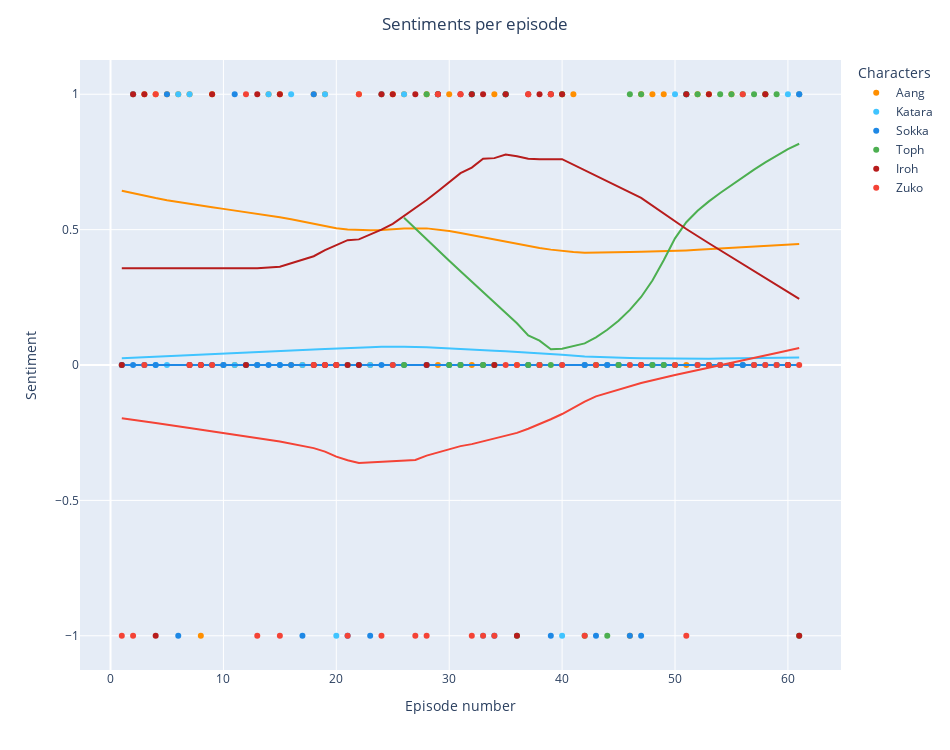

Write notebook code for a chart like this one.
### Code cell
# Plot sentiment per episode, per character.
legend_colors = ['#FF8F00', '#40C4FF', '#1E88E5', '#4CAF50', '#B71C1C', '#F44336']
                 
sentiment_fig = px.scatter(atla_sentiment_df_spacy_tokenizer_long, x = 'episode_num', y = 'sentiment',
                           color = 'character',
                           color_discrete_sequence = legend_colors,
                           hover_data = ['episode_name'],
                           trendline = 'lowess',
                           width = 950, height = 750)

# Customize titles.
sentiment_fig.update_layout(title = {'text': "Sentiments per episode",
                                     'x': 0.5,
                                     'xanchor': 'center'},
                            xaxis_title = "Episode number",
                            yaxis_title = "Sentiment",
                            legend_title = "Characters")

# Correct position of x points.
for scatter, trendline in zip(sentiment_fig.data[::2], sentiment_fig.data[1::2]):
    trendline['x'] = scatter['x'][np.logical_not(np.isnan(scatter['y']))]
    
sentiment_fig.show()

### Figure 1 — Plotly figure (JSON) as saved in the notebook; plotly's stock layout.template omitted (floating-point values rounded to 4 significant figures)
{"data": [{"customdata": [["The Boy in the Iceberg"], ["The Avatar Returns"], ["The Southern Air Temple"], ["The Warriors of Kyoshi"], ["The King of Omashu"], ["Imprisoned"], ["Winter Solstice, Part 1"], ["Winter Solstice, Part 2"], ["The Waterbending Scroll"], ["Jet (episode)"], ["The Great Divide"], ["The Storm"], ["The Blue Spirit"], ["The Fortuneteller"], ["Bato of the Water Tribe"], ["The Deserter"], ["The Northern Air Temple"], ["The Waterbending Master"], ["The Siege of the North, Part 1"], ["The Siege of the North, Part 2"], ["The Avatar State"], ["The Cave of Two Lovers"], ["Return to Omashu"], ["The Swamp"], ["Avatar Day"], ["The Blind Bandit"], ["Zuko Alone"], ["The Chase"], ["Bitter Work"], ["The Library"], ["The Desert"], ["The Serpent's Pass"], ["The Drill"], ["City of Walls and Secrets"], ["The Tales of Ba Sing Se"], ["Appa's Lost Days"], ["Lake Laogai (episode)"], ["The Earth King"], ["The Guru"], ["The Crossroads of Destiny"], ["Escape from the Spirit World"], ["The Awakening"], ["The Headband"], ["The Painted Lady"], ["Sokka's Master"], ["The Beach"], ["The Avatar and the Fire Lord"], ["The Runaway"], ["The Puppetmaster"], ["Nightmares and Daydreams"], ["The Day of Black Sun, Part 1"], ["The Day of Black Sun, Part 2"], ["The Western Air Temple"], ["The Firebending Masters"], ["The Boiling Rock, Part 1"], ["The Boiling Rock, Part 2"], ["The Southern Raiders"], ["The Ember Island Players"], ["Sozin's Comet, Part 1"], ["Sozin's Comet, Part 2"], ["Sozin's Comet, Part 3"]], "hovertemplate": "character=Aang<br>episode_num=%{x}<br>sentiment=%{y}<br>episode_name=%{customdata[0]}<extra></extra>", "legendgroup": "Aang", "marker": {"color": "#FF8F00", "symbol": "circle"}, "mode": "markers", "name": "Aang", "orientation": "v", "showlegend": true, "type": "scatter", "x": [1, 2, 3, 4, 5, 6, 7, 8, 9, 10, 11, 12, 13, 14, 15, 16, 17, 18, 19, 20, 21, 22, 23, 24, 25, 26, 27, 28, 29, 30, 31, 32, 33, 34, 35, 36, 37, 38, 39, 40, 41, 42, 43, 44, 45, 46, 47, 48, 49, 50, 51, 52, 53, 54, 55, 56, 57, 58, 59, 60, 61], "xaxis": "x", "y": [0, 1, 1, 1, 1, 1, 1, -1, 1, 0, 0, 0, 0, 1, 1, 0, 0, 1, 1, 0, 0, 1, 0, 1, 1, 1, null, 1, 0, 1, 0, 0, 0, 1, 1, 0, 0, 0, 1, 1, 1, 0, 0, 0, 0, -1, 1, 1, 1, 0, 0, 1, 1, 0, 1, 0, 0, 1, 0, 0, 1], "yaxis": "y"}, {"hovertemplate": "<b>LOWESS trendline</b><br><br>character=Aang<br>episode_num=%{x}<br>sentiment=%{y} <b>(trend)</b><extra></extra>", "legendgroup": "Aang", "marker": {"color": "#FF8F00", "symbol": "circle"}, "mode": "lines", "name": "Aang", "showlegend": false, "type": "scatter", "x": [1, 2, 3, 4, 5, 6, 7, 8, 9, 10, 11, 12, 13, 14, 15, 16, 17, 18, 19, 20, 21, 22, 23, 24, 25, 26, 28, 29, 30, 31, 32, 33, 34, 35, 36, 37, 38, 39, 40, 41, 42, 43, 44, 45, 46, 47, 48, 49, 50, 51, 52, 53, 54, 55, 56, 57, 58, 59, 60, 61], "xaxis": "x", "y": [0.6432, 0.6339, 0.625, 0.6166, 0.6088, 0.6016, 0.5948, 0.5885, 0.5825, 0.5766, 0.5708, 0.5649, 0.5588, 0.5523, 0.5455, 0.5382, 0.5302, 0.5216, 0.5127, 0.505, 0.5003, 0.4975, 0.4973, 0.499, 0.5019, 0.5046, 0.5046, 0.5008, 0.4947, 0.4874, 0.4794, 0.4709, 0.4624, 0.4541, 0.446, 0.4387, 0.4321, 0.4261, 0.421, 0.417, 0.4144, 0.4158, 0.4164, 0.4169, 0.4174, 0.418, 0.4189, 0.4201, 0.4216, 0.4233, 0.4253, 0.4274, 0.4297, 0.4321, 0.4346, 0.4371, 0.4396, 0.4422, 0.4446, 0.4471], "yaxis": "y"}, {"customdata": [["The Boy in the Iceberg"], ["The Avatar Returns"], ["The Southern Air Temple"], ["The Warriors of Kyoshi"], ["The King of Omashu"], ["Imprisoned"], ["Winter Solstice, Part 1"], ["Winter Solstice, Part 2"], ["The Waterbending Scroll"], ["Jet (episode)"], ["The Great Divide"], ["The Storm"], ["The Blue Spirit"], ["The Fortuneteller"], ["Bato of the Water Tribe"], ["The Deserter"], ["The Northern Air Temple"], ["The Waterbending Master"], ["The Siege of the North, Part 1"], ["The Siege of the North, Part 2"], ["The Avatar State"], ["The Cave of Two Lovers"], ["Return to Omashu"], ["The Swamp"], ["Avatar Day"], ["The Blind Bandit"], ["Zuko Alone"], ["The Chase"], ["Bitter Work"], ["The Library"], ["The Desert"], ["The Serpent's Pass"], ["The Drill"], ["City of Walls and Secrets"], ["The Tales of Ba Sing Se"], ["Appa's Lost Days"], ["Lake Laogai (episode)"], ["The Earth King"], ["The Guru"], ["The Crossroads of Destiny"], ["Escape from the Spirit World"], ["The Awakening"], ["The Headband"], ["The Painted Lady"], ["Sokka's Master"], ["The Beach"], ["The Avatar and the Fire Lord"], ["The Runaway"], ["The Puppetmaster"], ["Nightmares and Daydreams"], ["The Day of Black Sun, Part 1"], ["The Day of Black Sun, Part 2"], ["The Western Air Temple"], ["The Firebending Masters"], ["The Boiling Rock, Part 1"], ["The Boiling Rock, Part 2"], ["The Southern Raiders"], ["The Ember Island Players"], ["Sozin's Comet, Part 1"], ["Sozin's Comet, Part 2"], ["Sozin's Comet, Part 3"]], "hovertemplate": "character=Katara<br>episode_num=%{x}<br>sentiment=%{y}<br>episode_name=%{customdata[0]}<extra></extra>", "legendgroup": "Katara", "marker": {"color": "#40C4FF", "symbol": "circle"}, "mode": "markers", "name": "Katara", "orientation": "v", "showlegend": true, "type": "scatter", "x": [1, 2, 3, 4, 5, 6, 7, 8, 9, 10, 11, 12, 13, 14, 15, 16, 17, 18, 19, 20, 21, 22, 23, 24, 25, 26, 27, 28, 29, 30, 31, 32, 33, 34, 35, 36, 37, 38, 39, 40, 41, 42, 43, 44, 45, 46, 47, 48, 49, 50, 51, 52, 53, 54, 55, 56, 57, 58, 59, 60, 61], "xaxis": "x", "y": [0, 1, 0, 0, 0, 1, 1, 0, 0, 0, 0, 0, 0, 1, 0, 1, 0, 0, 1, -1, 0, 0, 0, 1, 0, 1, null, 0, 1, 0, 0, 1, -1, 0, 1, null, 0, 0, 1, -1, null, 0, 0, 0, 0, 0, 0, 0, 0, 1, 1, 0, 0, 0, 0, 0, 0, 0, 0, 1, 1], "yaxis": "y"}, {"hovertemplate": "<b>LOWESS trendline</b><br><br>character=Katara<br>episode_num=%{x}<br>sentiment=%{y} <b>(trend)</b><extra></extra>", "legendgroup": "Katara", "marker": {"color": "#40C4FF", "symbol": "circle"}, "mode": "lines", "name": "Katara", "showlegend": false, "type": "scatter", "x": [1, 2, 3, 4, 5, 6, 7, 8, 9, 10, 11, 12, 13, 14, 15, 16, 17, 18, 19, 20, 21, 22, 23, 24, 25, 26, 28, 29, 30, 31, 32, 33, 34, 35, 37, 38, 39, 40, 42, 43, 44, 45, 46, 47, 48, 49, 50, 51, 52, 53, 54, 55, 56, 57, 58, 59, 60, 61], "xaxis": "x", "y": [0.02492, 0.02667, 0.02845, 0.03027, 0.03211, 0.03398, 0.03589, 0.03782, 0.03977, 0.04173, 0.04368, 0.04562, 0.04754, 0.04945, 0.05136, 0.05327, 0.0552, 0.05717, 0.05921, 0.06141, 0.06312, 0.06463, 0.06594, 0.06698, 0.06762, 0.06773, 0.06599, 0.06423, 0.06206, 0.05965, 0.05721, 0.05492, 0.05278, 0.05064, 0.04604, 0.04342, 0.0406, 0.03741, 0.03152, 0.02952, 0.02788, 0.02656, 0.02552, 0.02472, 0.02413, 0.02372, 0.02347, 0.02337, 0.02339, 0.02351, 0.02373, 0.02404, 0.02444, 0.02492, 0.02549, 0.02616, 0.02694, 0.02784], "yaxis": "y"}, {"customdata": [["The Boy in the Iceberg"], ["The Avatar Returns"], ["The Southern Air Temple"], ["The Warriors of Kyoshi"], ["The King of Omashu"], ["Imprisoned"], ["Winter Solstice, Part 1"], ["Winter Solstice, Part 2"], ["The Waterbending Scroll"], ["Jet (episode)"], ["The Great Divide"], ["The Storm"], ["The Blue Spirit"], ["The Fortuneteller"], ["Bato of the Water Tribe"], ["The Deserter"], ["The Northern Air Temple"], ["The Waterbending Master"], ["The Siege of the North, Part 1"], ["The Siege of the North, Part 2"], ["The Avatar State"], ["The Cave of Two Lovers"], ["Return to Omashu"], ["The Swamp"], ["Avatar Day"], ["The Blind Bandit"], ["Zuko Alone"], ["The Chase"], ["Bitter Work"], ["The Library"], ["The Desert"], ["The Serpent's Pass"], ["The Drill"], ["City of Walls and Secrets"], ["The Tales of Ba Sing Se"], ["Appa's Lost Days"], ["Lake Laogai (episode)"], ["The Earth King"], ["The Guru"], ["The Crossroads of Destiny"], ["Escape from the Spirit World"], ["The Awakening"], ["The Headband"], ["The Painted Lady"], ["Sokka's Master"], ["The Beach"], ["The Avatar and the Fire Lord"], ["The Runaway"], ["The Puppetmaster"], ["Nightmares and Daydreams"], ["The Day of Black Sun, Part 1"], ["The Day of Black Sun, Part 2"], ["The Western Air Temple"], ["The Firebending Masters"], ["The Boiling Rock, Part 1"], ["The Boiling Rock, Part 2"], ["The Southern Raiders"], ["The Ember Island Players"], ["Sozin's Comet, Part 1"], ["Sozin's Comet, Part 2"], ["Sozin's Comet, Part 3"]], "hovertemplate": "character=Sokka<br>episode_num=%{x}<br>sentiment=%{y}<br>episode_name=%{customdata[0]}<extra></extra>", "legendgroup": "Sokka", "marker": {"color": "#1E88E5", "symbol": "circle"}, "mode": "markers", "name": "Sokka", "orientation": "v", "showlegend": true, "type": "scatter", "x": [1, 2, 3, 4, 5, 6, 7, 8, 9, 10, 11, 12, 13, 14, 15, 16, 17, 18, 19, 20, 21, 22, 23, 24, 25, 26, 27, 28, 29, 30, 31, 32, 33, 34, 35, 36, 37, 38, 39, 40, 41, 42, 43, 44, 45, 46, 47, 48, 49, 50, 51, 52, 53, 54, 55, 56, 57, 58, 59, 60, 61], "xaxis": "x", "y": [0, 0, 0, 0, 1, -1, 0, 0, 0, 0, 1, 0, 0, 0, 0, 0, -1, 1, 0, 0, -1, 0, -1, 0, 0, 0, null, 0, 1, 0, 0, 1, 0, -1, 1, null, 0, 0, -1, 0, null, 0, -1, 0, 0, -1, -1, 0, 0, 0, 1, 0, 0, 0, 0, 0, 0, 0, 0, 0, 1], "yaxis": "y"}, {"hovertemplate": "<b>LOWESS trendline</b><br><br>character=Sokka<br>episode_num=%{x}<br>sentiment=%{y} <b>(trend)</b><extra></extra>", "legendgroup": "Sokka", "marker": {"color": "#1E88E5", "symbol": "circle"}, "mode": "lines", "name": "Sokka", "showlegend": false, "type": "scatter", "x": [1, 2, 3, 4, 5, 6, 7, 8, 9, 10, 11, 12, 13, 14, 15, 16, 17, 18, 19, 20, 21, 22, 23, 24, 25, 26, 28, 29, 30, 31, 32, 33, 34, 35, 37, 38, 39, 40, 42, 43, 44, 45, 46, 47, 48, 49, 50, 51, 52, 53, 54, 55, 56, 57, 58, 59, 60, 61], "xaxis": "x", "y": [0, 0, 0, 0, 0, 0, 0, 0, 0, 0, 0, 0, 0, 0, 0, 0, 0, 0, 0, 0, 0, 0, 0, 0, 0, 0, 0, 0, 0, 0, 0, 0, 0, 0, 0, 0, 0, 0, 0, 0, 0, 0, 0, 0, 0, 0, 0, 0, 0, 0, 0, 0, 0, 0, 0, 0, 0, 0], "yaxis": "y"}, {"customdata": [["The Boy in the Iceberg"], ["The Avatar Returns"], ["The Southern Air Temple"], ["The Warriors of Kyoshi"], ["The King of Omashu"], ["Imprisoned"], ["Winter Solstice, Part 1"], ["Winter Solstice, Part 2"], ["The Waterbending Scroll"], ["Jet (episode)"], ["The Great Divide"], ["The Storm"], ["The Blue Spirit"], ["The Fortuneteller"], ["Bato of the Water Tribe"], ["The Deserter"], ["The Northern Air Temple"], ["The Waterbending Master"], ["The Siege of the North, Part 1"], ["The Siege of the North, Part 2"], ["The Avatar State"], ["The Cave of Two Lovers"], ["Return to Omashu"], ["The Swamp"], ["Avatar Day"], ["The Blind Bandit"], ["Zuko Alone"], ["The Chase"], ["Bitter Work"], ["The Library"], ["The Desert"], ["The Serpent's Pass"], ["The Drill"], ["City of Walls and Secrets"], ["The Tales of Ba Sing Se"], ["Appa's Lost Days"], ["Lake Laogai (episode)"], ["The Earth King"], ["The Guru"], ["The Crossroads of Destiny"], ["Escape from the Spirit World"], ["The Awakening"], ["The Headband"], ["The Painted Lady"], ["Sokka's Master"], ["The Beach"], ["The Avatar and the Fire Lord"], ["The Runaway"], ["The Puppetmaster"], ["Nightmares and Daydreams"], ["The Day of Black Sun, Part 1"], ["The Day of Black Sun, Part 2"], ["The Western Air Temple"], ["The Firebending Masters"], ["The Boiling Rock, Part 1"], ["The Boiling Rock, Part 2"], ["The Southern Raiders"], ["The Ember Island Players"], ["Sozin's Comet, Part 1"], ["Sozin's Comet, Part 2"], ["Sozin's Comet, Part 3"]], "hovertemplate": "character=Toph<br>episode_num=%{x}<br>sentiment=%{y}<br>episode_name=%{customdata[0]}<extra></extra>", "legendgroup": "Toph", "marker": {"color": "#4CAF50", "symbol": "circle"}, "mode": "markers", "name": "Toph", "orientation": "v", "showlegend": true, "type": "scatter", "x": [1, 2, 3, 4, 5, 6, 7, 8, 9, 10, 11, 12, 13, 14, 15, 16, 17, 18, 19, 20, 21, 22, 23, 24, 25, 26, 27, 28, 29, 30, 31, 32, 33, 34, 35, 36, 37, 38, 39, 40, 41, 42, 43, 44, 45, 46, 47, 48, 49, 50, 51, 52, 53, 54, 55, 56, 57, 58, 59, 60, 61], "xaxis": "x", "y": [null, null, null, null, null, null, null, null, null, null, null, null, null, null, null, null, null, null, null, null, null, null, null, null, null, 0, null, 1, 1, 0, 0, 1, 0, 0, 1, -1, 0, 0, 0, 1, null, -1, 0, -1, 0, 1, 1, 0, 0, 0, 1, 1, 0, 1, 1, 1, 1, 1, 1, 0, -1], "yaxis": "y"}, {"hovertemplate": "<b>LOWESS trendline</b><br><br>character=Toph<br>episode_num=%{x}<br>sentiment=%{y} <b>(trend)</b><extra></extra>", "legendgroup": "Toph", "marker": {"color": "#4CAF50", "symbol": "circle"}, "mode": "lines", "name": "Toph", "showlegend": false, "type": "scatter", "x": [26, 28, 29, 30, 31, 32, 33, 34, 35, 36, 37, 38, 39, 40, 42, 43, 44, 45, 46, 47, 48, 49, 50, 51, 52, 53, 54, 55, 56, 57, 58, 59, 60, 61], "xaxis": "x", "y": [0.5437, 0.4633, 0.4237, 0.3848, 0.3464, 0.3085, 0.271, 0.2333, 0.1946, 0.1539, 0.1093, 0.0899, 0.05786, 0.06027, 0.0799, 0.1024, 0.1301, 0.1633, 0.2037, 0.2513, 0.3122, 0.3867, 0.4678, 0.5272, 0.5696, 0.6043, 0.6354, 0.6648, 0.6934, 0.7214, 0.7484, 0.7739, 0.797, 0.8171], "yaxis": "y"}, {"customdata": [["The Boy in the Iceberg"], ["The Avatar Returns"], ["The Southern Air Temple"], ["The Warriors of Kyoshi"], ["The King of Omashu"], ["Imprisoned"], ["Winter Solstice, Part 1"], ["Winter Solstice, Part 2"], ["The Waterbending Scroll"], ["Jet (episode)"], ["The Great Divide"], ["The Storm"], ["The Blue Spirit"], ["The Fortuneteller"], ["Bato of the Water Tribe"], ["The Deserter"], ["The Northern Air Temple"], ["The Waterbending Master"], ["The Siege of the North, Part 1"], ["The Siege of the North, Part 2"], ["The Avatar State"], ["The Cave of Two Lovers"], ["Return to Omashu"], ["The Swamp"], ["Avatar Day"], ["The Blind Bandit"], ["Zuko Alone"], ["The Chase"], ["Bitter Work"], ["The Library"], ["The Desert"], ["The Serpent's Pass"], ["The Drill"], ["City of Walls and Secrets"], ["The Tales of Ba Sing Se"], ["Appa's Lost Days"], ["Lake Laogai (episode)"], ["The Earth King"], ["The Guru"], ["The Crossroads of Destiny"], ["Escape from the Spirit World"], ["The Awakening"], ["The Headband"], ["The Painted Lady"], ["Sokka's Master"], ["The Beach"], ["The Avatar and the Fire Lord"], ["The Runaway"], ["The Puppetmaster"], ["Nightmares and Daydreams"], ["The Day of Black Sun, Part 1"], ["The Day of Black Sun, Part 2"], ["The Western Air Temple"], ["The Firebending Masters"], ["The Boiling Rock, Part 1"], ["The Boiling Rock, Part 2"], ["The Southern Raiders"], ["The Ember Island Players"], ["Sozin's Comet, Part 1"], ["Sozin's Comet, Part 2"], ["Sozin's Comet, Part 3"]], "hovertemplate": "character=Iroh<br>episode_num=%{x}<br>sentiment=%{y}<br>episode_name=%{customdata[0]}<extra></extra>", "legendgroup": "Iroh", "marker": {"color": "#B71C1C", "symbol": "circle"}, "mode": "markers", "name": "Iroh", "orientation": "v", "showlegend": true, "type": "scatter", "x": [1, 2, 3, 4, 5, 6, 7, 8, 9, 10, 11, 12, 13, 14, 15, 16, 17, 18, 19, 20, 21, 22, 23, 24, 25, 26, 27, 28, 29, 30, 31, 32, 33, 34, 35, 36, 37, 38, 39, 40, 41, 42, 43, 44, 45, 46, 47, 48, 49, 50, 51, 52, 53, 54, 55, 56, 57, 58, 59, 60, 61], "xaxis": "x", "y": [0, 1, 1, -1, null, null, 0, 0, 1, null, null, 0, 1, null, 1, null, null, 0, 0, 0, 0, 0, null, 1, 1, null, 1, 0, 1, null, 1, 1, 1, 0, 1, -1, 1, 1, 1, 1, null, null, null, null, null, null, 0, null, null, null, 1, null, 1, null, null, null, null, 1, null, 0, -1], "yaxis": "y"}, {"hovertemplate": "<b>LOWESS trendline</b><br><br>character=Iroh<br>episode_num=%{x}<br>sentiment=%{y} <b>(trend)</b><extra></extra>", "legendgroup": "Iroh", "marker": {"color": "#B71C1C", "symbol": "circle"}, "mode": "lines", "name": "Iroh", "showlegend": false, "type": "scatter", "x": [1, 2, 3, 4, 7, 8, 9, 12, 13, 15, 18, 19, 20, 21, 22, 24, 25, 27, 28, 29, 31, 32, 33, 34, 35, 36, 37, 38, 39, 40, 47, 51, 53, 58, 60, 61], "xaxis": "x", "y": [0.3572, 0.357, 0.3569, 0.3569, 0.3566, 0.3563, 0.3559, 0.3564, 0.3575, 0.3626, 0.4017, 0.4244, 0.4442, 0.4611, 0.464, 0.4998, 0.5213, 0.578, 0.6093, 0.642, 0.7087, 0.7292, 0.7616, 0.7641, 0.7773, 0.7712, 0.7619, 0.7602, 0.7591, 0.7603, 0.617, 0.5024, 0.4496, 0.3227, 0.271, 0.2444], "yaxis": "y"}, {"customdata": [["The Boy in the Iceberg"], ["The Avatar Returns"], ["The Southern Air Temple"], ["The Warriors of Kyoshi"], ["The King of Omashu"], ["Imprisoned"], ["Winter Solstice, Part 1"], ["Winter Solstice, Part 2"], ["The Waterbending Scroll"], ["Jet (episode)"], ["The Great Divide"], ["The Storm"], ["The Blue Spirit"], ["The Fortuneteller"], ["Bato of the Water Tribe"], ["The Deserter"], ["The Northern Air Temple"], ["The Waterbending Master"], ["The Siege of the North, Part 1"], ["The Siege of the North, Part 2"], ["The Avatar State"], ["The Cave of Two Lovers"], ["Return to Omashu"], ["The Swamp"], ["Avatar Day"], ["The Blind Bandit"], ["Zuko Alone"], ["The Chase"], ["Bitter Work"], ["The Library"], ["The Desert"], ["The Serpent's Pass"], ["The Drill"], ["City of Walls and Secrets"], ["The Tales of Ba Sing Se"], ["Appa's Lost Days"], ["Lake Laogai (episode)"], ["The Earth King"], ["The Guru"], ["The Crossroads of Destiny"], ["Escape from the Spirit World"], ["The Awakening"], ["The Headband"], ["The Painted Lady"], ["Sokka's Master"], ["The Beach"], ["The Avatar and the Fire Lord"], ["The Runaway"], ["The Puppetmaster"], ["Nightmares and Daydreams"], ["The Day of Black Sun, Part 1"], ["The Day of Black Sun, Part 2"], ["The Western Air Temple"], ["The Firebending Masters"], ["The Boiling Rock, Part 1"], ["The Boiling Rock, Part 2"], ["The Southern Raiders"], ["The Ember Island Players"], ["Sozin's Comet, Part 1"], ["Sozin's Comet, Part 2"], ["Sozin's Comet, Part 3"]], "hovertemplate": "character=Zuko<br>episode_num=%{x}<br>sentiment=%{y}<br>episode_name=%{customdata[0]}<extra></extra>", "legendgroup": "Zuko", "marker": {"color": "#F44336", "symbol": "circle"}, "mode": "markers", "name": "Zuko", "orientation": "v", "showlegend": true, "type": "scatter", "x": [1, 2, 3, 4, 5, 6, 7, 8, 9, 10, 11, 12, 13, 14, 15, 16, 17, 18, 19, 20, 21, 22, 23, 24, 25, 26, 27, 28, 29, 30, 31, 32, 33, 34, 35, 36, 37, 38, 39, 40, 41, 42, 43, 44, 45, 46, 47, 48, 49, 50, 51, 52, 53, 54, 55, 56, 57, 58, 59, 60, 61], "xaxis": "x", "y": [-1, -1, 0, 1, null, null, 0, 0, 0, null, null, 1, -1, null, -1, null, null, 0, 0, 0, -1, 1, null, -1, 0, null, -1, -1, 1, null, 1, -1, -1, -1, 0, 0, 1, 0, 1, 0, null, -1, 0, null, null, 0, 0, null, null, 0, -1, 0, 0, 0, 0, 1, 0, 0, 0, 0, 0], "yaxis": "y"}, {"hovertemplate": "<b>LOWESS trendline</b><br><br>character=Zuko<br>episode_num=%{x}<br>sentiment=%{y} <b>(trend)</b><extra></extra>", "legendgroup": "Zuko", "marker": {"color": "#F44336", "symbol": "circle"}, "mode": "lines", "name": "Zuko", "showlegend": false, "type": "scatter", "x": [1, 2, 3, 4, 7, 8, 9, 12, 13, 15, 18, 19, 20, 21, 22, 24, 25, 27, 28, 29, 31, 32, 33, 34, 35, 36, 37, 38, 39, 40, 42, 43, 46, 47, 50, 51, 52, 53, 54, 55, 56, 57, 58, 59, 60, 61], "xaxis": "x", "y": [-0.1967, -0.202, -0.2078, -0.2139, -0.233, -0.2393, -0.2456, -0.2637, -0.2696, -0.2823, -0.307, -0.3198, -0.3385, -0.352, -0.3618, -0.3562, -0.3549, -0.3505, -0.3346, -0.3235, -0.2996, -0.2923, -0.2817, -0.2718, -0.262, -0.2507, -0.2353, -0.2185, -0.2003, -0.1811, -0.1352, -0.1157, -0.07781, -0.06678, -0.03666, -0.02734, -0.01827, -0.009345, -0.0004877, 0.008368, 0.01727, 0.02625, 0.03529, 0.04438, 0.05349, 0.06261], "yaxis": "y"}], "layout": {"height": 750, "legend": {"title": {"text": "Characters"}, "tracegroupgap": 0}, "margin": {"t": 60}, "title": {"text": "Sentiments per episode", "x": 0.5, "xanchor": "center"}, "width": 950, "xaxis": {"anchor": "y", "domain": [0, 1], "title": {"text": "Episode number"}}, "yaxis": {"anchor": "x", "domain": [0, 1], "title": {"text": "Sentiment"}}}}
